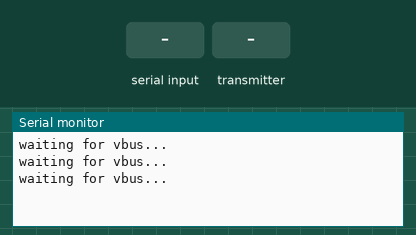
Simulated run of this program. Board: ESP32-S3. Shown: the last lines printed to the serial monitor. Inputs (shaded band) come from the test bench.

Above: at 4.8 s.
4.9 s: "1\n" received over the second serial link
7.6 s: the transmitter starts sending ch.0 = 172
At 8.2 s:
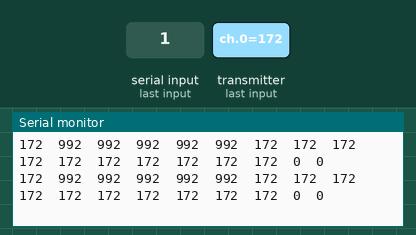
10.3 s: the transmitter starts sending ch.1 = 172
At 11.1 s:
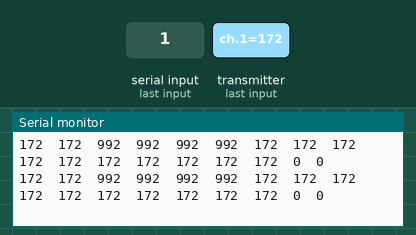
13.0 s: the transmitter starts sending ch.2 = 172
At 13.5 s:
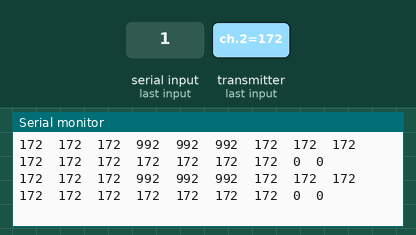
15.7 s: "0\n" received over the second serial link
21.7 s: the transmitter starts sending ch.3 = 172
At 22.2 s:
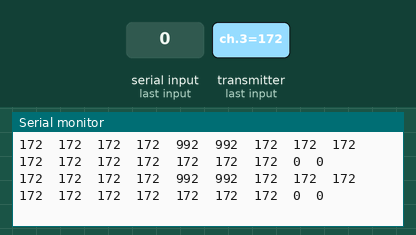

Measured:
- after the input at 7.6 s, the serial monitor: prints a new line at once (image 1)
- after the input at 10.3 s, the serial monitor: prints a new line at once (image 2)
- after the input at 13.0 s, the serial monitor: prints a new line at once (image 3)
- after the input at 21.7 s, the serial monitor: prints a new line at once (image 4)

The program:

main.cpp
```cpp
// (licence header left out)
#include "Arduino.h"
#include "HardwareSerial.h"
#include "sbus.h"

template<class T> inline Print& operator <<(Print& obj, T arg) { obj.print(arg);    return obj; }
template<>        inline Print& operator <<(Print& obj, float arg) { obj.print(arg, 4); return obj; }

#define SBUS_RX_PIN 14
#define ODRIVE_RX_PIN 17
#define ODRIVE_TX_PIN 16

#define DEBUG
// #define DEBUG_ODRIVE
#define DEBUG_ODRIVE_STARTUP
// #define DEBUG_MISSING

/* SBUS object, reading SBUS */
bfs::SbusRx sbus_rx(&Serial1, SBUS_RX_PIN, 03, true);
/* SBUS data */
bfs::SbusData data;

/* ODRIVE */
HardwareSerial odriveSerial = Serial2;

float scalingFactor = 250.0f;
float deadZone = 30.0f;

int i = 0;
int no_comms = 0;

void setup() {
  /* Serial to display data */
  Serial.begin(115200);
  //while (!Serial) {}
  /* Begin the SBUS communication */
  sbus_rx.Begin();
  /* ODRIVE */
  // odriveSerial.setPins();
  // odriveSerial.begin(115200, , ODRIVE_RX_PIN, ODRIVE_TX_PIN);
  odriveSerial.begin(115200, SERIAL_8N1, ODRIVE_RX_PIN, ODRIVE_TX_PIN);
    odriveSerial << "r vbus_voltage\n";
   #ifdef DEBUG_ODRIVE_STARTUP
      while (!odriveSerial.available()) {
        Serial.println("waiting for vbus...");
        sleep(2);
      }
      while (odriveSerial.available()) {
        Serial.write(odriveSerial.read());
      }
      #endif
  odriveSerial << "w axis0.requested_state 8\n";
  odriveSerial << "w axis1.requested_state 8\n";
  #ifdef DEBUG_ODRIVE_STARTUP
  Serial.println("sent state change...");
      while (odriveSerial.available()) {
        Serial.write(odriveSerial.read());
      }
      #endif
  odriveSerial << "r axis0.requested_state\n";
  odriveSerial << "r axis1.requested_state\n";
   #ifdef DEBUG_ODRIVE_STARTUP
   Serial.println("reading state change...");
      while (odriveSerial.available()) {
        Serial.write(odriveSerial.read());
      }
      #endif
}

void loop () {
  // Serial.print("HELLO");
  // Serial.print("\n");

  if (sbus_rx.Read()) {
    no_comms=0;
    /* Grab the received data */
    data = sbus_rx.data();
    #ifdef DEBUG
    /* Display the received data */
    for (int8_t i = 0; i < data.NUM_CH; i++) {
      Serial.print(data.ch[i]);
      Serial.print("\t");
    }
    /* Display lost frames and failsafe data */
    Serial.print(data.lost_frame);
    Serial.print("\t");
    Serial.println(data.failsafe);
    Serial.print("\n");
    #endif
    int stopped = data.ch[2] > 900;
    if (stopped) {
      odriveSerial << "v 0 0\n";
      odriveSerial << "v 1 0\n";
    } else {
      float mot0 = (data.ch[0] - 960.0f);
    if (abs(mot0) > deadZone) {
      odriveSerial << "v 0 " << -(mot0-(mot0>0?1:-1)*deadZone)/scalingFactor << "\n";
      #ifdef DEBUG_ODRIVE
      Serial.print("Sent command to odrive v 0 ");
      Serial.println((mot0-(mot0>0?-1:1)*deadZone)/scalingFactor);
      #endif
    } else {
      odriveSerial << "v 0 0\n";
      #ifdef DEBUG_ODRIVE
      Serial.print("Sent command to odrive v 0 ");
      Serial.println("0");
      #endif
    }
    #ifdef DEBUG_ODRIVE
      while (odriveSerial.available()) {
        Serial.write(odriveSerial.read());
      }
      #endif
    float mot1 = (data.ch[1] - 960.0f);
    if (abs(mot1) > deadZone) {
      odriveSerial << "v 1 " << (mot1-(mot1>0?1:-1)*deadZone)/scalingFactor << "\n";
      #ifdef DEBUG_ODRIVE
      Serial.print("Sent command to odrive v 1 ");
      Serial.println((mot1-(mot1>0?-1:1)*deadZone)/scalingFactor);
      #endif
    } else {
      odriveSerial << "v 1 0\n";
      #ifdef DEBUG_ODRIVE
      Serial.print("Sent command to odrive v 1 ");
      Serial.println("0");
      #endif
    }
    #ifdef DEBUG_ODRIVE
      while (odriveSerial.available()) {
        Serial.write(odriveSerial.read());
      }
      #endif
    }

  } else {
    #ifdef DEBUG_MISSING
    if (i++ % 10 == 0) {
      Serial.println("NO DATA");
    }
    #endif
    while (odriveSerial.available()) {
        Serial.write(odriveSerial.read());
      }

    if (++no_comms % 1000 == 0) {
      odriveSerial << "v 0 0\n";
      odriveSerial << "v 1 0\n";
       Serial.println("NO frame recieved; stopping");
      }
  }

}
```
